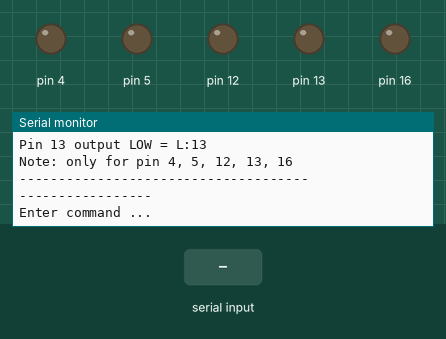
A sketch run on a simulated Arduino Uno, built with avr-gcc and run on an emulated ATmega328P. On the bench: output pins drawn as LEDs (lit = HIGH), the last lines printed to the serial monitor. Inputs (shaded band) come from the test bench.

Above: at 1.2 s.
1.3 s: ":\n" received over Serial
At 3.5 s:
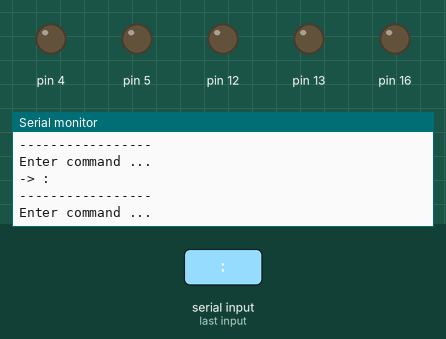
3.8 s: "0\n" received over Serial
At 5.4 s:
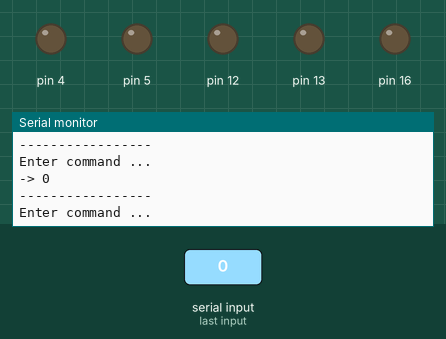
6.2 s: "H90\n" received over Serial
At 8.4 s:
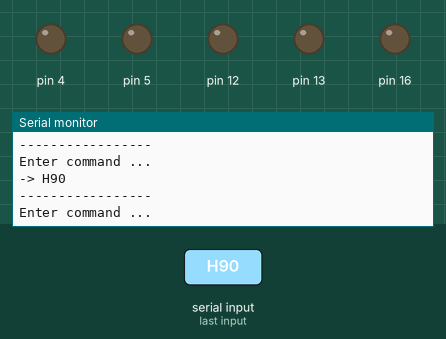

Measured:
- after the input at 1.3 s, the serial monitor: prints a new line after 1.0 s (image 1)
- after the input at 3.8 s, the serial monitor: prints a new line after 1.0 s (image 2)
- after the input at 6.2 s, the serial monitor: prints a new line after 1.0 s (image 3)

The sketch:

Test_Relay.ino
```cpp
String inputData = "";

// the setup function runs once when you press reset or power the board
void setup()
{
  Serial.begin(115200);

  Serial.println(F("-------------------------------------"));
  Serial.println(F("Enter commands below: ... example ..."));
  Serial.println(F("Pin 05 output HIGH = H:05"));
  Serial.println(F("Pin 13 output LOW = L:13"));
  Serial.println(F("Note: only for pin 4, 5, 12, 13, 16"));
  Serial.println(F("-------------------------------------"));
  Serial.println("");

  // initialize digital pin LED_BUILTIN as an output.
  pinMode(16, OUTPUT);

  pinMode(4, OUTPUT);
  pinMode(5, OUTPUT);
  pinMode(12, OUTPUT);
  pinMode(13, OUTPUT);
}

// the loop function runs over and over again forever
void loop()
{
  // digitalWrite(16, HIGH); // turn the LED on (HIGH is the voltage level)
  // digitalWrite(4, HIGH);
  // digitalWrite(5, HIGH);
  // digitalWrite(12, HIGH);
  // digitalWrite(13, HIGH);
  // delay(2500); // wait for a second

  // digitalWrite(16, LOW); // turn the LED off by making the voltage LOW
  // digitalWrite(4, LOW);
  // digitalWrite(5, LOW);
  // digitalWrite(12, LOW);
  // digitalWrite(13, LOW);
  // delay(2500); // wait for a second

  Serial.println(F("-----------------"));
  Serial.println(F("Enter command ..."));
  Serial.println("");

  while (Serial.available() == 0)
  {
  }
  inputData = Serial.readString();
  int lengthOfData = inputData.length();
  Serial.println("-> " + inputData);

  if (inputData[1] == ':' && lengthOfData == 4)
  {
    int pin = inputData.substring(2).toInt();

    if (pin == 4 || pin == 5 || pin == 12 || pin == 13 || pin == 16)
    {
      if (inputData[0] == 'H')
      {
        digitalWrite(pin, HIGH);
      }
      else if (inputData[0] == 'L')
      {
        digitalWrite(pin, LOW);
      }
      else
      {
        Serial.println("");
      }
    }
    else
    {
      Serial.println("");
    }
  }
  else
  {
    Serial.println("");
  }

  inputData = "";
}
```
